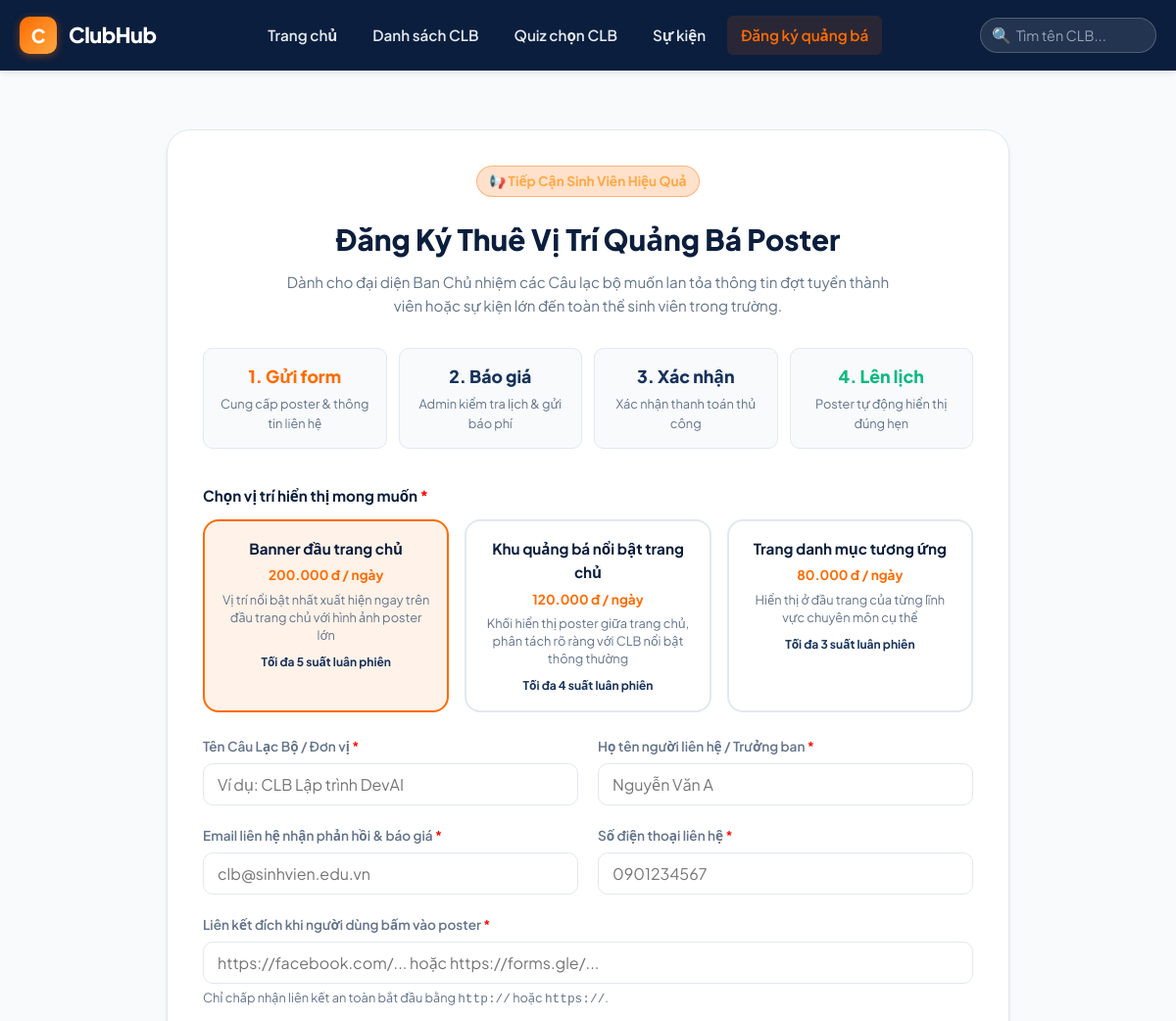
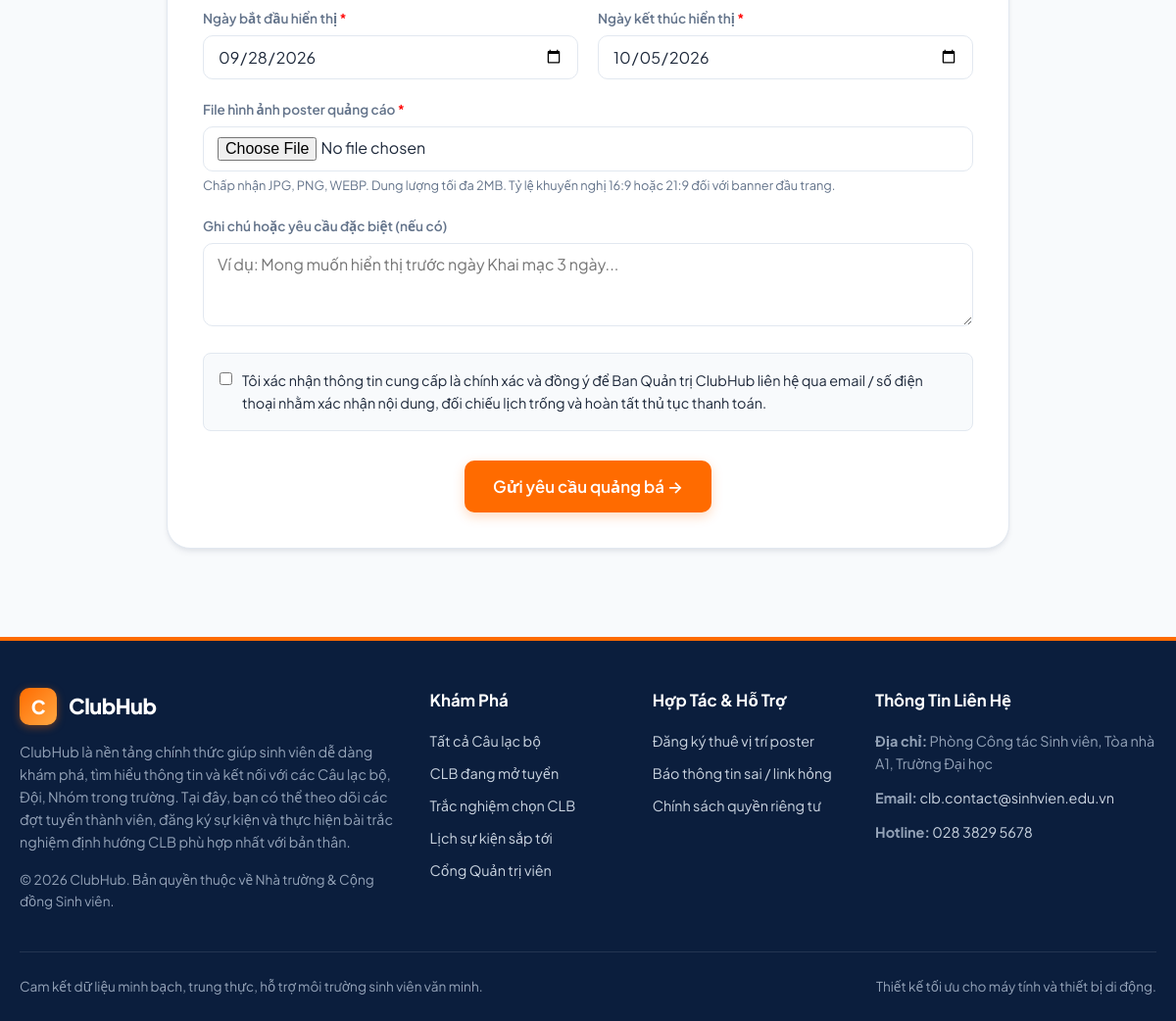
Page /ads-booking.php on the committed database (2 pictures, top to bottom).
### tables this page shows
CREATE TABLE IF NOT EXISTS `ad_placements` (
  `code` VARCHAR(50) PRIMARY KEY,
  `name` VARCHAR(100) NOT NULL,
  `description` VARCHAR(255) DEFAULT NULL,
  `max_slots` INT NOT NULL DEFAULT 3 COMMENT 'Số lượng banner hiển thị luân phiên tối đa',
  `price_per_day` DECIMAL(12, 0) NOT NULL DEFAULT 0,
  `is_active` TINYINT(1) NOT NULL DEFAULT 1
);

### includes/functions.php (called while the page is built, shortened)
<?php
function e(?string $string): string {
    return htmlspecialchars((string)$string, ENT_QUOTES, 'UTF-8');
}
function url(string $path = ''): string {
    $path = ltrim($path, '/');
    return BASE_URL . ($path !== '' ? '/' . $path : '');
}
function format_money_vn($amount): string {
    return number_format((float)$amount, 0, ',', '.') . ' đ';
}

### ads-booking.php (the view, shortened to what this page needs)
<?php
require_once __DIR__ . '/includes/functions.php';
$db = get_db_connection();
$placements = [];
if ($db) {
    try {
        $pl_stmt = $db->query("SELECT * FROM ad_placements WHERE is_active = 1 ORDER BY price_per_day DESC");
        $placements = $pl_stmt->fetchAll();
    } catch (Exception $e) {
        error_log("Lỗi tải vị trí quảng cáo: " . $e->getMessage());
    }
}
$old = $_SESSION['old_ad_request'] ?? [];
include __DIR__ . '/includes/header.php';
?>
<main class="container" style="padding-top: 30px; padding-bottom: 60px;">
  <div class="booking-form-wrap">
    <div style="text-align: center; margin-bottom: 30px;">
      <span class="quiz-cta-badge">📢 Tiếp Cận Sinh Viên Hiệu Quả</span>
      <h1 style="font-size: 1.85rem; font-weight: 800; color: var(--color-primary); margin-top: 8px;">
        Đăng Ký Thuê Vị Trí Quảng Bá Poster
      </h1>
      <p style="color: var(--color-text-muted); font-size: 0.95rem; max-width: 620px; margin: 8px auto 0 auto;">
        Dành cho đại diện Ban Chủ nhiệm các Câu lạc bộ muốn lan tỏa thông tin đợt tuyển thành viên hoặc sự kiện lớn đến toàn thể sinh viên trong trường.
      </p>
    </div>
    <div style="display: grid; grid-template-columns: repeat(4, 1fr); gap: 12px; margin-bottom: 36px; text-align: center;">
      <div style="background-color: #F8FAFC; border: 1px solid var(--color-border); border-radius: 10px; padding: 14px 10px;">
        <div style="font-weight: 800; color: var(--color-accent); font-size: 1.1rem; margin-bottom: 4px;">1. Gửi form</div>
        <div style="font-size: 0.8rem; color: var(--color-text-muted);">Cung cấp poster & thông tin liên hệ</div>
      </div>
      <div style="background-color: #F8FAFC; border: 1px solid var(--color-border); border-radius: 10px; padding: 14px 10px;">
        <div style="font-weight: 800; color: var(--color-primary-light); font-size: 1.1rem; margin-bottom: 4px;">2. Báo giá</div>
        <div style="font-size: 0.8rem; color: var(--color-text-muted);">Admin kiểm tra lịch & gửi báo phí</div>
      </div>
      <div style="background-color: #F8FAFC; border: 1px solid var(--color-border); border-radius: 10px; padding: 14px 10px;">
        <div style="font-weight: 800; color: var(--color-primary-light); font-size: 1.1rem; margin-bottom: 4px;">3. Xác nhận</div>
        <div style="font-size: 0.8rem; color: var(--color-text-muted);">Xác nhận thanh toán thủ công</div>
      </div>
      <div style="background-color: #F8FAFC; border: 1px solid var(--color-border); border-radius: 10px; padding: 14px 10px;">
        <div style="font-weight: 800; color: var(--color-success); font-size: 1.1rem; margin-bottom: 4px;">4. Lên lịch</div>
        <div style="font-size: 0.8rem; color: var(--color-text-muted);">Poster tự động hiển thị đúng hẹn</div>
      </div>
    </div>
    <form action="<?= url('api/ad-request.php') ?>" method="POST" enctype="multipart/form-data">
      <div style="margin-bottom: 24px;">
        <label class="form-label" style="font-size: 0.95rem; font-weight: 700; color: var(--color-primary); margin-bottom: 12px;">
          Chọn vị trí hiển thị mong muốn <span style="color:red;">*</span>
        </label>
        <div class="placement-options-grid">
          <?php foreach ($placements as $idx => $pl): ?>
            <?php $is_checked = ($old['placement_code'] ?? PLACEMENT_TOP_BANNER) === $pl['code']; ?>
            <label class="placement-card <?= $is_checked ? 'selected' : '' ?>" style="display: block; position: relative;">
              <div class="placement-card-name"><?= e($pl['name']) ?></div>
              <div class="placement-card-price"><?= format_money_vn($pl['price_per_day']) ?> / ngày</div>
              <p style="font-size: 0.8rem; color: var(--color-text-muted); margin-top: 6px; line-height: 1.4;">
                <?= e($pl['description']) ?>
              </p>
              <div style="margin-top: 8px; font-size: 0.75rem; color: var(--color-primary-light); font-weight: 700;">
                Tối đa <?= (int)$pl['max_slots'] ?> suất luân phiên
              </div>
            </label>
          <?php endforeach; ?>
        </div>
      </div>
      <div style="display: grid; grid-template-columns: 1fr 1fr; gap: 20px; margin-bottom: 20px;">
        <div>
          <label class="form-label" for="club_name">Tên Câu Lạc Bộ / Đơn vị <span style="color:red;">*</span></label>
          <input type="text" name="club_name" id="club_name" class="form-control" placeholder="Ví dụ: CLB Lập trình DevAI" value="<?= e($old['club_name'] ?? '') ?>" required>
        </div>
        <div>
          <label class="form-label" for="contact_name">Họ tên người liên hệ / Trưởng ban <span style="color:red;">*</span></label>
          <input type="text" name="contact_name" id="contact_name" class="form-control" placeholder="Nguyễn Văn A" value="<?= e($old['contact_name'] ?? '') ?>" required>
        </div>
      </div>
      <div style="display: grid; grid-template-columns: 1fr 1fr; gap: 20px; margin-bottom: 20px;">
        <div>
          <label class="form-label" for="email">Email liên hệ nhận phản hồi & báo giá <span style="color:red;">*</span></label>
          <input type="email" name="email" id="email" class="form-control" placeholder="clb@sinhvien.edu.vn" value="<?= e($old['email'] ?? '') ?>" required>
        </div>
        <div>
          <label class="form-label" for="phone">Số điện thoại liên hệ <span style="color:red;">*</span></label>
          <input type="tel" name="phone" id="phone" class="form-control" placeholder="0901234567" value="<?= e($old['phone'] ?? '') ?>" required>
        </div>
      </div>
      <div style="margin-bottom: 20px;">
        <label class="form-label" for="destination_url">Liên kết đích khi người dùng bấm vào poster <span style="color:red;">*</span></label>
        <input type="url" name="destination_url" id="destination_url" class="form-control" placeholder="https://facebook.com/... hoặc https://forms.gle/..." value="<?= e($old['destination_url'] ?? '') ?>" required>
        <span style="font-size: 0.8rem; color: var(--color-text-muted);">
          Chỉ chấp nhận liên kết an toàn bắt đầu bằng <code>http://</code> hoặc <code>https://</code>.
        </span>
      </div>
      <div style="display: grid; grid-template-columns: 1fr 1fr; gap: 20px; margin-bottom: 20px;">
        <div>
          <label class="form-label" for="start_date">Ngày bắt đầu hiển thị <span style="color:red;">*</span></label>
          <input type="date" name="start_date" id="start_date" class="form-control" min="<?= date('Y-m-d') ?>" value="<?= e($old['start_date'] ?? date('Y-m-d')) ?>" required>
        </div>
        <div>
          <label class="form-label" for="end_date">Ngày kết thúc hiển thị <span style="color:red;">*</span></label>
          <input type="date" name="end_date" id="end_date" class="form-control" min="<?= date('Y-m-d') ?>" value="<?= e($old['end_date'] ?? date('Y-m-d', strtotime('+7 days'))) ?>" required>
        </div>
      </div>
      <div style="margin-bottom: 20px;">
        <label class="form-label" for="poster">File hình ảnh poster quảng cáo <span style="color:red;">*</span></label>
        <input type="file" name="poster" id="poster" class="form-control" accept="image/png,image/jpeg,image/webp" required>
        <span style="font-size: 0.8rem; color: var(--color-text-muted);">
          Chấp nhận JPG, PNG, WEBP. Dung lượng tối đa 2MB. Tỷ lệ khuyến nghị 16:9 hoặc 21:9 đối với banner đầu trang.
        </span>
      </div>
      <div style="margin-bottom: 20px;">
        <label class="form-label" for="notes">Ghi chú hoặc yêu cầu đặc biệt (nếu có)</label>
        <textarea name="notes" id="notes" rows="3" class="form-control" placeholder="Ví dụ: Mong muốn hiển thị trước ngày Khai mạc 3 ngày..."><?= e($old['notes'] ?? '') ?></textarea>
      </div>
      <div style="margin-bottom: 30px; background-color: #F8FAFC; border-radius: 8px; padding: 16px; border: 1px solid var(--color-border);">
        <label style="display: flex; align-items: flex-start; gap: 10px; cursor: pointer; font-size: 0.9rem; color: var(--color-text-main);">
          <input type="checkbox" name="consent_agreed" value="1" <?= !empty($old['consent_agreed']) ? 'checked' : '' ?> required style="margin-top: 3px;">
          <span>
            Tôi xác nhận thông tin cung cấp là chính xác và đồng ý để Ban Quản trị ClubHub liên hệ qua email / số điện thoại nhằm xác nhận nội dung, đối chiếu lịch trống và hoàn tất thủ tục thanh toán.
          </span>
        </label>
      </div>
      <div style="text-align: center;">
        <button type="submit" class="btn btn-primary btn-lg" style="min-width: 240px;">
          Gửi yêu cầu quảng bá &rarr;
        </button>
      </div>
    </form>
  </div>
</main>
<?php include __DIR__ . '/includes/footer.php'; ?>

### assets/css/style.css (style rules this page uses)
:root { --color-primary: #0B1E3D; --color-primary-light: #16325B; --color-primary-dark: #071326; --color-accent: #FF6B00; --color-accent-hover: #E05E00; --color-accent-light: #FFF2E8; --color-text-main: #1E293B; --color-text-muted: #64748B; --color-text-light: #94A3B8; --color-bg-light: #F8FAFC; --color-bg-card: #FFFFFF; --color-border: #E2E8F0; --color-border-hover: #CBD5E1; --color-success: #10B981; --color-success-bg: #ECFDF5; --color-warning: #F59E0B; --color-warning-bg: #FFFBEB; --color-danger: #EF4444; --color-danger-bg: #FEF2F2; --color-info: #0284C7; --color-info-bg: #F0F9FF; --shadow-sm: 0 1px 2px 0 rgba(0, 0, 0, 0.05); --shadow-md: 0 4px 6px -1px rgba(11, 30, 61, 0.08), 0 2px 4px -1px rgba(11, 30, 61, 0.04); --shadow-lg: 0 10px 15px -3px rgba(11, 30, 61, 0.1), 0 4px 6px -2px rgba(11, 30, 61, 0.05); --shadow-xl: 0 20px 25px -5px rgba(11, 30, 61, 0.12), 0 10px 10px -5px rgba(11, 30, 61, 0.04); --radius-sm: 6px; --radius-md: 10px; --radius-lg: 16px; --radius-xl: 24px; --radius-full: 9999px; --transition-fast: 0.15s ease; --transition-normal: 0.25s ease; --transition-slow: 0.4s ease; --container-max: 1200px; }
*, *::before, *::after { box-sizing: border-box; margin: 0; padding: 0; }
html { font-family: 'Plus Jakarta Sans', system-ui, -apple-system, BlinkMacSystemFont, 'Segoe UI', Roboto, Oxygen, Ubuntu, Cantarell, sans-serif; color: var(--color-text-main); background-color: var(--color-bg-light); line-height: 1.6; scroll-behavior: smooth; -webkit-font-smoothing: antialiased; }
body { min-height: 100vh; display: flex; flex-direction: column; }
button, input, select, textarea { font-family: inherit; font-size: 1rem; }
.container { width: 100%; max-width: var(--container-max); margin-left: auto; margin-right: auto; padding-left: 20px; padding-right: 20px; }
.btn { display: inline-flex; align-items: center; justify-content: center; gap: 8px; font-weight: 600; font-size: 0.95rem; padding: 10px 20px; border-radius: var(--radius-md); border: 1px solid transparent; cursor: pointer; transition: all var(--transition-fast); text-align: center; line-height: 1.4; }
.btn-primary { background-color: var(--color-accent); color: #FFFFFF; box-shadow: 0 4px 12px rgba(255, 107, 0, 0.25); }
.btn-lg { padding: 14px 28px; font-size: 1.05rem; border-radius: var(--radius-md); }
.quiz-cta-badge { display: inline-flex; align-items: center; gap: 6px; background-color: rgba(255, 107, 0, 0.2); color: #FFA843; padding: 4px 12px; border-radius: var(--radius-full); font-size: 0.85rem; font-weight: 700; margin-bottom: 12px; border: 1px solid rgba(255, 107, 0, 0.4); }
.form-label { display: block; font-size: 0.85rem; font-weight: 600; color: var(--color-text-muted); margin-bottom: 6px; }
.form-control { width: 100%; padding: 10px 14px; border-radius: var(--radius-md); border: 1px solid var(--color-border); background-color: #FFFFFF; color: var(--color-text-main); transition: border-color var(--transition-fast); }
.booking-form-wrap { max-width: 860px; margin: 30px auto; background-color: var(--color-bg-card); border: 1px solid var(--color-border); border-radius: var(--radius-xl); padding: 36px; box-shadow: var(--shadow-md); }
.placement-options-grid { display: grid; grid-template-columns: repeat(3, 1fr); gap: 16px; margin-bottom: 24px; }
.placement-card { border: 2px solid var(--color-border); border-radius: var(--radius-lg); padding: 16px; cursor: pointer; transition: all var(--transition-fast); text-align: center; }
.placement-card.selected { border-color: var(--color-accent); background-color: var(--color-accent-light); }
.placement-card-name { font-weight: 700; font-size: 0.95rem; color: var(--color-primary); margin-bottom: 4px; }
.placement-card-price { font-size: 0.85rem; color: var(--color-accent); font-weight: 700; }

### rows in the picture
ad_placements: name "Banner đầu trang chủ", price_per_day "200.000 đ", description "Vị trí nổi bật nhất xuất hiện ngay trên đầu trang chủ với hình ảnh poster lớn", max_slots "5"
ad_placements: name "Khu quảng bá nổi bật trang chủ", price_per_day "120.000 đ", description "Khối hiển thị poster giữa trang chủ, phân tách rõ ràng với CLB nổi bật thông thường", max_slots "4"
ad_placements: name "Trang danh mục tương ứng", price_per_day "80.000 đ", description "Hiển thị ở đầu trang của từng lĩnh vực chuyên môn cụ thể", max_slots "3"

### other values in the picture
$site_name "ClubHub"
$contact_address "Phòng Công tác Sinh viên, Tòa nhà A1, Trường Đại học"
$contact_email "clb.contact@sinhvien.edu.vn"
$contact_phone "028 3829 5678"
